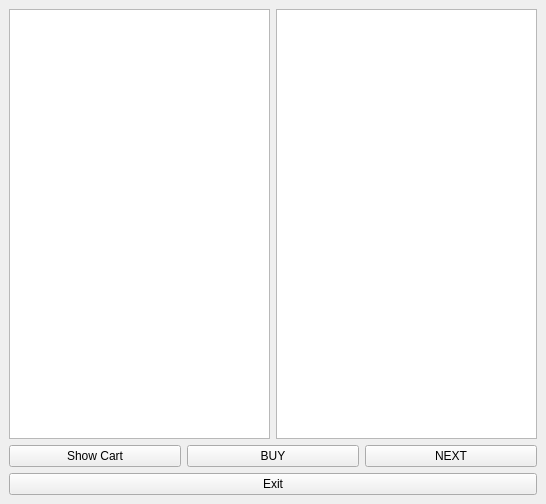
<?xml version="1.0" encoding="UTF-8"?>
<ui version="4.0">
 <class>CustomerHUD</class>
 <widget class="QMainWindow" name="CustomerHUD">
  <property name="geometry">
   <rect>
    <x>0</x>
    <y>0</y>
    <width>546</width>
    <height>504</height>
   </rect>
  </property>
  <property name="windowTitle">
   <string>MainWindow</string>
  </property>
  <widget class="QWidget" name="centralwidget">
   <layout class="QVBoxLayout" name="verticalLayout">
    <item>
     <layout class="QHBoxLayout" name="horizontalLayout_2">
      <item>
       <widget class="QListWidget" name="listWidget"/>
      </item>
      <item>
       <widget class="QListWidget" name="listWidget_2"/>
      </item>
     </layout>
    </item>
    <item>
     <layout class="QHBoxLayout" name="horizontalLayout">
      <item>
       <widget class="QPushButton" name="pushButton_3">
        <property name="text">
         <string>Show Cart</string>
        </property>
       </widget>
      </item>
      <item>
       <widget class="QPushButton" name="pushButton_2">
        <property name="text">
         <string>BUY</string>
        </property>
       </widget>
      </item>
      <item>
       <widget class="QPushButton" name="pushButton">
        <property name="text">
         <string>NEXT</string>
        </property>
       </widget>
      </item>
     </layout>
    </item>
    <item>
     <widget class="QPushButton" name="pushButton_4">
      <property name="text">
       <string>Exit</string>
      </property>
     </widget>
    </item>
   </layout>
  </widget>
 </widget>
 <resources/>
 <connections/>
</ui>
